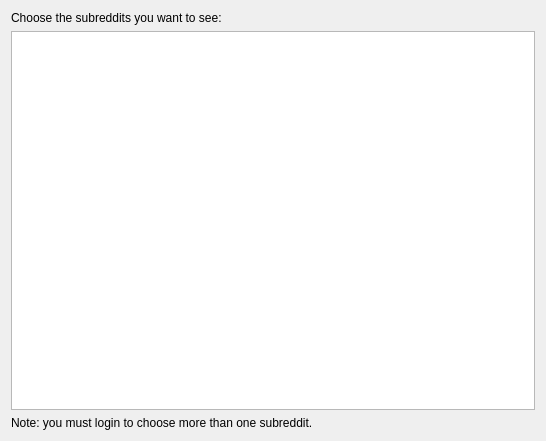
<?xml version="1.0" encoding="UTF-8"?>
<ui version="4.0">
 <class>SubredditSettingsPage</class>
 <widget class="QWidget" name="SubredditSettingsPage">
  <property name="geometry">
   <rect>
    <x>0</x>
    <y>0</y>
    <width>546</width>
    <height>441</height>
   </rect>
  </property>
  <property name="windowTitle">
   <string>Subreddits</string>
  </property>
  <layout class="QVBoxLayout" name="verticalLayout">
   <item>
    <widget class="QLabel" name="label">
     <property name="text">
      <string>Choose the subreddits you want to see:</string>
     </property>
    </widget>
   </item>
   <item>
    <widget class="QTreeView" name="list">
     <property name="alternatingRowColors">
      <bool>true</bool>
     </property>
     <property name="selectionBehavior">
      <enum>QAbstractItemView::SelectRows</enum>
     </property>
     <property name="rootIsDecorated">
      <bool>false</bool>
     </property>
     <property name="itemsExpandable">
      <bool>false</bool>
     </property>
     <property name="sortingEnabled">
      <bool>true</bool>
     </property>
     <property name="allColumnsShowFocus">
      <bool>true</bool>
     </property>
     <property name="expandsOnDoubleClick">
      <bool>false</bool>
     </property>
    </widget>
   </item>
   <item>
    <widget class="QLabel" name="label_2">
     <property name="text">
      <string>Note: you must login to choose more than one subreddit.</string>
     </property>
    </widget>
   </item>
  </layout>
 </widget>
 <resources/>
 <connections/>
</ui>
